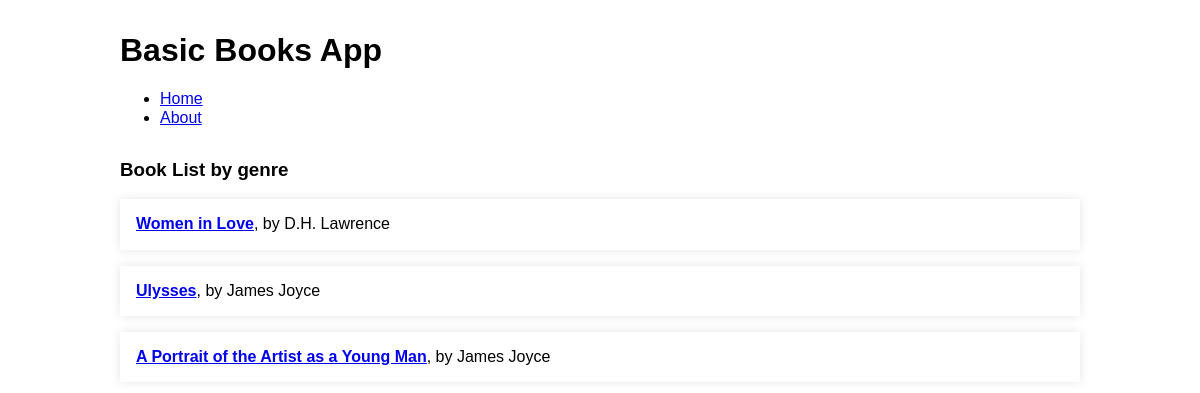
The page /tag/modernist on the database its author committed.
### tables this page shows
CREATE TABLE books (
    id INTEGER PRIMARY KEY AUTOINCREMENT,
    title TEXT NOT NULL,
    author TEXT NOT NULL,
    genre TEXT NOT NULL,
    description TEXT
);

### app.py (the view)
@app.route("/<path:path>/")
def page(path):
    page = pages.get_or_404(path)
    return render_template('page.html', page=page)

### app.py (called while the page is built)
def get_db_connection():
    conn = sqlite3.connect('database.db')
    conn.row_factory = sqlite3.Row
    return conn

def get_tag_list(genre):
    conn = get_db_connection()
    books = conn.execute('SELECT * FROM books WHERE genre = ?', (genre,)).fetchall()
    conn.close()
    if books is None:
        abort(404)
    return books

@app.route('/tag/<genre>')
def tag_list(genre):
    books = get_tag_list(genre)
    return render_template('tag.html', books=books)

### templates/tag.html
{% extends 'base.html' %}
{% block content %}
    <div class="content">
        <h3>Book List by genre</h3>
        <div class="list">
        {% for book in books %}
        <div class="list-item">
        <a href="{{ url_for('details', book_id=book['id']) }}"><strong>{{ book['title'] }}</strong></a>, by {{ book['author'] }}
        </div>
        {% endfor %}
        </div>
    </div>
{% endblock %}

### static/css/style.css (style rules this page uses)
body { font-family: Helvetica, sans-serif; margin: 0; padding: 0; }
.list-item { padding: 1em; margin: 1em 0; box-shadow: 0 0 10px rgba(0, 0, 0, 0.1); }

### rows shown on the page
books: title "Women in Love", author "D.H. Lawrence"
books: title "Ulysses", author "James Joyce"
books: title "A Portrait of the Artist as a Young Man", author "James Joyce"
